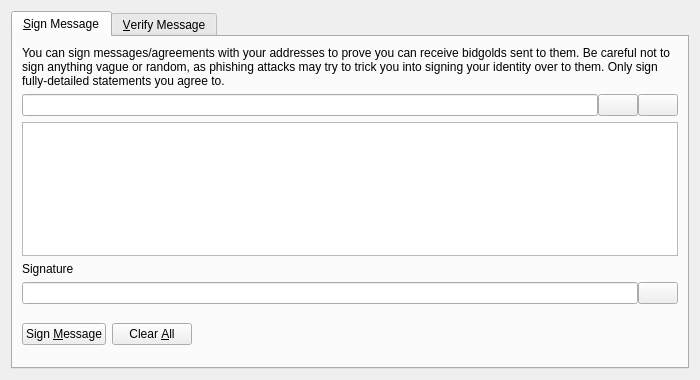
<?xml version="1.0" encoding="UTF-8"?>
<ui version="4.0">
 <class>SignVerifyMessageDialog</class>
 <widget class="QDialog" name="SignVerifyMessageDialog">
  <property name="geometry">
   <rect>
    <x>0</x>
    <y>0</y>
    <width>700</width>
    <height>380</height>
   </rect>
  </property>
  <property name="windowTitle">
   <string>Signatures - Sign / Verify a Message</string>
  </property>
  <property name="modal">
   <bool>true</bool>
  </property>
  <layout class="QVBoxLayout" name="verticalLayout">
   <item>
    <widget class="QTabWidget" name="tabWidget">
     <property name="currentIndex">
      <number>0</number>
     </property>
     <widget class="QWidget" name="tabSignMessage">
      <attribute name="title">
       <string>&amp;Sign Message</string>
      </attribute>
      <layout class="QVBoxLayout" name="verticalLayout_SM">
       <item>
        <widget class="QLabel" name="infoLabel_SM">
         <property name="text">
          <string>You can sign messages/agreements with your addresses to prove you can receive bidgolds sent to them. Be careful not to sign anything vague or random, as phishing attacks may try to trick you into signing your identity over to them. Only sign fully-detailed statements you agree to.</string>
         </property>
         <property name="textFormat">
          <enum>Qt::PlainText</enum>
         </property>
         <property name="wordWrap">
          <bool>true</bool>
         </property>
        </widget>
       </item>
       <item>
        <layout class="QHBoxLayout" name="horizontalLayout_1_SM">
         <property name="spacing">
          <number>0</number>
         </property>
         <item>
          <widget class="QValidatedLineEdit" name="addressIn_SM">
           <property name="toolTip">
            <string>The Bidcoin address to sign the message with</string>
           </property>
          </widget>
         </item>
         <item>
          <widget class="QPushButton" name="addressBookButton_SM">
           <property name="toolTip">
            <string>Choose previously used address</string>
           </property>
           <property name="text">
            <string/>
           </property>
           <property name="icon">
            <iconset resource="../bitcoin.qrc">
             <normaloff>:/icons/address-book</normaloff>:/icons/address-book</iconset>
           </property>
           <property name="shortcut">
            <string>Alt+A</string>
           </property>
           <property name="autoDefault">
            <bool>false</bool>
           </property>
          </widget>
         </item>
         <item>
          <widget class="QPushButton" name="pasteButton_SM">
           <property name="toolTip">
            <string>Paste address from clipboard</string>
           </property>
           <property name="text">
            <string/>
           </property>
           <property name="icon">
            <iconset resource="../bitcoin.qrc">
             <normaloff>:/icons/editpaste</normaloff>:/icons/editpaste</iconset>
           </property>
           <property name="shortcut">
            <string>Alt+P</string>
           </property>
           <property name="autoDefault">
            <bool>false</bool>
           </property>
          </widget>
         </item>
        </layout>
       </item>
       <item>
        <widget class="QPlainTextEdit" name="messageIn_SM">
         <property name="toolTip">
          <string>Enter the message you want to sign here</string>
         </property>
        </widget>
       </item>
       <item>
        <widget class="QLabel" name="signatureLabel_SM">
         <property name="text">
          <string>Signature</string>
         </property>
         <property name="textFormat">
          <enum>Qt::PlainText</enum>
         </property>
        </widget>
       </item>
       <item>
        <layout class="QHBoxLayout" name="horizontalLayout_2_SM">
         <property name="spacing">
          <number>0</number>
         </property>
         <item>
          <widget class="QLineEdit" name="signatureOut_SM">
           <property name="font">
            <font>
             <italic>true</italic>
            </font>
           </property>
           <property name="readOnly">
            <bool>true</bool>
           </property>
          </widget>
         </item>
         <item>
          <widget class="QPushButton" name="copySignatureButton_SM">
           <property name="toolTip">
            <string>Copy the current signature to the system clipboard</string>
           </property>
           <property name="text">
            <string/>
           </property>
           <property name="icon">
            <iconset resource="../bitcoin.qrc">
             <normaloff>:/icons/editcopy</normaloff>:/icons/editcopy</iconset>
           </property>
           <property name="autoDefault">
            <bool>false</bool>
           </property>
          </widget>
         </item>
        </layout>
       </item>
       <item>
        <layout class="QHBoxLayout" name="horizontalLayout_3_SM">
         <item>
          <widget class="QPushButton" name="signMessageButton_SM">
           <property name="toolTip">
            <string>Sign the message to prove you own this Bidcoin address</string>
           </property>
           <property name="text">
            <string>Sign &amp;Message</string>
           </property>
           <property name="icon">
            <iconset resource="../bitcoin.qrc">
             <normaloff>:/icons/edit</normaloff>:/icons/edit</iconset>
           </property>
           <property name="autoDefault">
            <bool>false</bool>
           </property>
          </widget>
         </item>
         <item>
          <widget class="QPushButton" name="clearButton_SM">
           <property name="toolTip">
            <string>Reset all sign message fields</string>
           </property>
           <property name="text">
            <string>Clear &amp;All</string>
           </property>
           <property name="icon">
            <iconset resource="../bitcoin.qrc">
             <normaloff>:/icons/remove</normaloff>:/icons/remove</iconset>
           </property>
           <property name="autoDefault">
            <bool>false</bool>
           </property>
          </widget>
         </item>
         <item>
          <spacer name="horizontalSpacer_1_SM">
           <property name="orientation">
            <enum>Qt::Horizontal</enum>
           </property>
           <property name="sizeHint" stdset="0">
            <size>
             <width>40</width>
             <height>48</height>
            </size>
           </property>
          </spacer>
         </item>
         <item>
          <widget class="QLabel" name="statusLabel_SM">
           <property name="font">
            <font>
             <weight>75</weight>
             <bold>true</bold>
            </font>
           </property>
           <property name="text">
            <string/>
           </property>
           <property name="wordWrap">
            <bool>true</bool>
           </property>
          </widget>
         </item>
         <item>
          <spacer name="horizontalSpacer_2_SM">
           <property name="orientation">
            <enum>Qt::Horizontal</enum>
           </property>
           <property name="sizeHint" stdset="0">
            <size>
             <width>40</width>
             <height>48</height>
            </size>
           </property>
          </spacer>
         </item>
        </layout>
       </item>
      </layout>
     </widget>
     <widget class="QWidget" name="tabVerifyMessage">
      <attribute name="title">
       <string>&amp;Verify Message</string>
      </attribute>
      <layout class="QVBoxLayout" name="verticalLayout_VM">
       <item>
        <widget class="QLabel" name="infoLabel_VM">
         <property name="text">
          <string>Enter the receiver's address, message (ensure you copy line breaks, spaces, tabs, etc. exactly) and signature below to verify the message. Be careful not to read more into the signature than what is in the signed message itself, to avoid being tricked by a man-in-the-middle attack. Note that this only proves the signing party receives with the address, it cannot prove sendership of any transaction!</string>
         </property>
         <property name="textFormat">
          <enum>Qt::PlainText</enum>
         </property>
         <property name="alignment">
          <set>Qt::AlignLeading|Qt::AlignLeft|Qt::AlignTop</set>
         </property>
         <property name="wordWrap">
          <bool>true</bool>
         </property>
        </widget>
       </item>
       <item>
        <layout class="QHBoxLayout" name="horizontalLayout_1_VM">
         <property name="spacing">
          <number>0</number>
         </property>
         <item>
          <widget class="QValidatedLineEdit" name="addressIn_VM">
           <property name="toolTip">
            <string>The Bidcoin address the message was signed with</string>
           </property>
          </widget>
         </item>
         <item>
          <widget class="QPushButton" name="addressBookButton_VM">
           <property name="toolTip">
            <string>Choose previously used address</string>
           </property>
           <property name="text">
            <string/>
           </property>
           <property name="icon">
            <iconset resource="../bitcoin.qrc">
             <normaloff>:/icons/address-book</normaloff>:/icons/address-book</iconset>
           </property>
           <property name="shortcut">
            <string>Alt+A</string>
           </property>
           <property name="autoDefault">
            <bool>false</bool>
           </property>
          </widget>
         </item>
        </layout>
       </item>
       <item>
        <widget class="QPlainTextEdit" name="messageIn_VM"/>
       </item>
       <item>
        <widget class="QValidatedLineEdit" name="signatureIn_VM"/>
       </item>
       <item>
        <layout class="QHBoxLayout" name="horizontalLayout_2_VM">
         <item>
          <widget class="QPushButton" name="verifyMessageButton_VM">
           <property name="toolTip">
            <string>Verify the message to ensure it was signed with the specified Bidcoin address</string>
           </property>
           <property name="text">
            <string>Verify &amp;Message</string>
           </property>
           <property name="icon">
            <iconset resource="../bitcoin.qrc">
             <normaloff>:/icons/transaction_0</normaloff>:/icons/transaction_0</iconset>
           </property>
           <property name="autoDefault">
            <bool>false</bool>
           </property>
          </widget>
         </item>
         <item>
          <widget class="QPushButton" name="clearButton_VM">
           <property name="toolTip">
            <string>Reset all verify message fields</string>
           </property>
           <property name="text">
            <string>Clear &amp;All</string>
           </property>
           <property name="icon">
            <iconset resource="../bitcoin.qrc">
             <normaloff>:/icons/remove</normaloff>:/icons/remove</iconset>
           </property>
           <property name="autoDefault">
            <bool>false</bool>
           </property>
          </widget>
         </item>
         <item>
          <spacer name="horizontalSpacer_1_VM">
           <property name="orientation">
            <enum>Qt::Horizontal</enum>
           </property>
           <property name="sizeHint" stdset="0">
            <size>
             <width>40</width>
             <height>48</height>
            </size>
           </property>
          </spacer>
         </item>
         <item>
          <widget class="QLabel" name="statusLabel_VM">
           <property name="font">
            <font>
             <weight>75</weight>
             <bold>true</bold>
            </font>
           </property>
           <property name="text">
            <string/>
           </property>
           <property name="wordWrap">
            <bool>true</bool>
           </property>
          </widget>
         </item>
         <item>
          <spacer name="horizontalSpacer_2_VM">
           <property name="orientation">
            <enum>Qt::Horizontal</enum>
           </property>
           <property name="sizeHint" stdset="0">
            <size>
             <width>40</width>
             <height>48</height>
            </size>
           </property>
          </spacer>
         </item>
        </layout>
       </item>
      </layout>
     </widget>
    </widget>
   </item>
  </layout>
 </widget>
 <customwidgets>
  <customwidget>
   <class>QValidatedLineEdit</class>
   <extends>QLineEdit</extends>
   <header>qt/qvalidatedlineedit.h</header>
  </customwidget>
 </customwidgets>
 <resources>
  <include location="../bitcoin.qrc"/>
 </resources>
 <connections/>
</ui>
